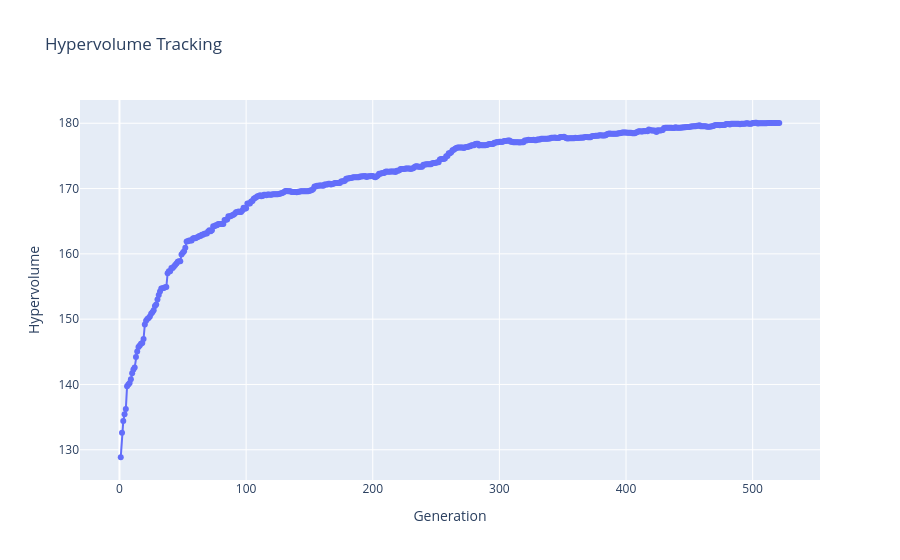

This figure's notebook cell:
### Code cell
# Computing hyper volume


## Tracking hypervolume 

from pymoo.indicators.hv import HV
import plotly.graph_objs as go
ref_point = np.array([0.8, 350.0])

hv_list = []

for gen in res.history:
    hv = HV(ref_point)(gen.pop.get("F"))
    hv_list.append(hv)

fig = go.Figure()
fig.add_trace(go.Scatter(x=np.arange(1, len(hv_list)+1), y=hv_list, mode='lines+markers'))
fig.update_layout(title='Hypervolume Tracking', xaxis_title='Generation', yaxis_title='Hypervolume')

fig.show()

print ("Hypervolume at the end of the optimization: ", hv_list[-1])

### Figure 1 — Plotly figure (JSON) as saved in the notebook; plotly's stock layout.template omitted (floating-point values rounded to 4 significant figures; data arrays with more than 128 entries replaced by an {"elided": "..."} marker saying what was removed)
{"data": [{"mode": "lines+markers", "type": "scatter", "x": {"elided": "521 int values"}, "y": {"elided": "521 float values"}}], "layout": {"title": {"text": "Hypervolume Tracking"}, "xaxis": {"title": {"text": "Generation"}}, "yaxis": {"title": {"text": "Hypervolume"}}}}
